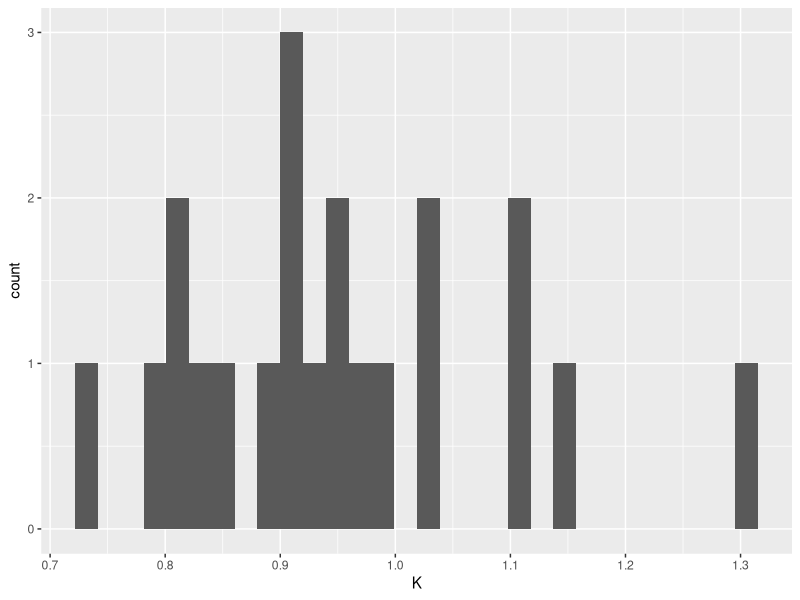

Source code (R): (Note: this script raises an error after producing the figure.)
library(tidyverse)
d <- read_csv('data/minke.csv')
d.2005 <-
  filter(d,year == 2005,sex == 'Female')
d.2005


d.weight <- filter(d,!is.na(weight) | sex=='Male')

i <- d$sex == 'Male' | !is.na(d$weight)

d.base <- d[i,]


d.2004.2007 <- filter(d,year %in% c(2004,2007))


## filter ex

d.noMat <- filter(d,is.na(maturity))

d.N20062007 <-
  filter(d,area == 'North', year > 2005)

d.N20062007 <-
  filter(d,area == 'North', year %in% 2006:2007)


d.N20062007 <-
  filter(d,area == 'North', year %in% c(2006,2007))



d.stom <- select(d,starts_with('stomach'))

d.idage <- select(d,id:age)

d.nidage <- select(d,-c(id:age))

d.redux <-
  select(d,id:lat,starts_with('stomach'))


d.redux <-
  select(d,id,date.caught=date)
d.redux

# select ex
d.sel <-
  select(d,age,length, whale_id = id)

d.weigthcold <- select(d,contains('weight'))



d.arr2 <- arrange(d,year,desc(stomach.volume))

## mutate ex

d.fulton <- mutate(d,K = 100000*(weight/length^3))

ggplot(d.fulton,aes(K)) + geom_histogram()



summarise(d,
          ml = mean(length),
          ma = mean(age, na.rm = TRUE),
          sl = sd(length))


d.summ2 <-
  summarise(d,
            num_whales = n(),
            num_years = n_distinct(year),
            num_mat = n_distinct(maturity))

## summarise ex
## How many females were caught in the Northern area

d.redux <- filter(d,sex == 'Female', area == 'North')
summ <- summarise(d.redux,n = n())

## alternative
summarise(filter(d,sex == 'Female', area == 'North'),n = n())

## Calculate the mean stomach volume and standard deviation of all whales caught
summarise(d,
          mvol = mean(stomach.volume, na.rm = TRUE),
          svol = sd(stomach.volume, na.rm = TRUE))


d.group <-
  group_by(d,maturity)

summarise(d.group,
          mvol = mean(stomach.volume, na.rm = TRUE),
          svol = sd(stomach.volume, na.rm = TRUE))


d.gm <- mutate(d.group, sl = length/mean(length))



vital.stats <-
  summarise(d.group,
            num_whales = n(),
            num_years = n_distinct(year),
            ml = mean(length))

d.gr <- group_by(d,year,sex)
d.summ <- summarise(d.gr,n=n())

d.sp <- spread(d.summ,year,n)
d.sp

## spread ex

d.gr <- group_by(d,year,area)
d.summ <- summarise(d.gr,n=n())

d.sp <- spread(d.summ,area,n)

##

d.sep <-
  separate(d,date,c('y','m','d','h','m','s'),
           convert = TRUE,  ## convert to numeric (if possible)
           remove = FALSE)  ## keep the original column
d.sep

## %>%  example
tab <-
  d %>%
  group_by(maturity,sex) %>%
  summarise(n=n()) %>%
  spread(sex,n,fill = -99)

